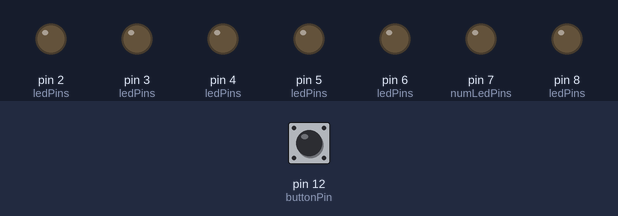
The sketch below on a simulated Arduino Uno, built with avr-gcc and run on an emulated ATmega328P. Shown: output pins drawn as LEDs (lit = HIGH). The inputs (shaded band) are chosen by the test bench; at power-on: pin 12 (buttonPin) LOW. Random numbers use the default seed unless the sketch sets one.

Above: at 1.2 s.
1.3 s: pin 12 (buttonPin) pulled HIGH for 0.15 s
At 3.8 s:
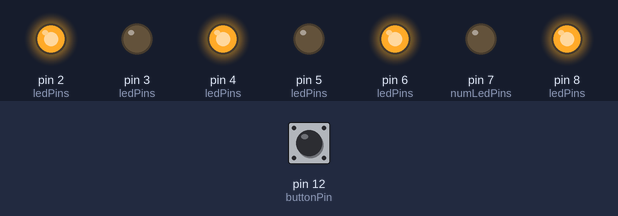
4.3 s: pin 12 (buttonPin) pulled HIGH for 1 s
At 5.8 s:
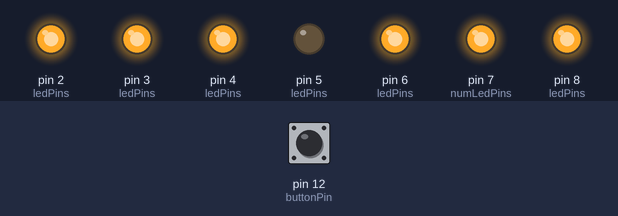
7.3 s: pin 12 (buttonPin) pulled HIGH for 3.2 s
At 9.6 s:
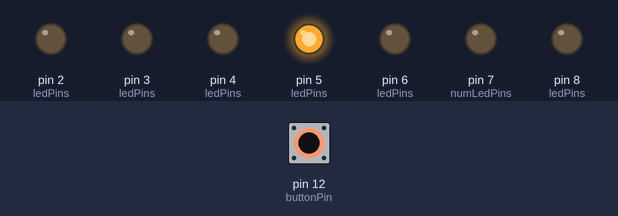
Timing chart, 0 to 11.1 s (numbered marks = the images above; inputs shaded):
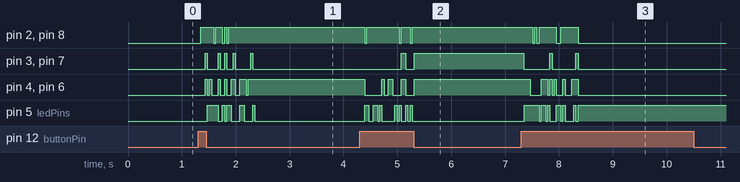

Measured:
- after the input at 1.3 s, pin 2 (ledPins), pin 8 (ledPins): goes HIGH 0.24 s, LOW 0.04 s, HIGH 0.12 s, LOW 0.04 s, HIGH 0.04 s, LOW 0.04 s, then HIGH, starting after 0.05 s
- after the input at 4.3 s, pin 2 (ledPins), pin 8 (ledPins): goes LOW 0.04 s, HIGH 0.60 s, LOW 0.04 s, HIGH 0.16 s, LOW 0.04 s, then HIGH, starting after 0.09 s; pin 3 (ledPins), pin 7 (numLedPins): LOW → HIGH after 0.77 s, → LOW 0.08 s later, → HIGH 0.16 s later
- after the input at 7.3 s, pin 2 (ledPins), pin 8 (ledPins): goes LOW 0.04 s, HIGH 0.04 s, LOW 0.04 s, HIGH 0.32 s, LOW 0.08 s, HIGH 0.32 s, then LOW, starting after 0.21 s; pin 3 (ledPins), pin 7 (numLedPins): alternates HIGH for 0.04 s and LOW for 0.46 s, 5 changes in all, then stays LOW, starting after 0.05 s

The sketch:

ArduinoDice.ino
```cpp
// Define the GPIO pins each light is connected to.
int leftTop = 2;
int leftMiddle = 3;
int leftBottom = 4;
int middleMiddle = 5;
int rightTop = 6;
int rightMiddle = 7;
int rightBottom = 8;

// Save them in an array so we can easily iterate all of them.
int ledPins[] = {
  leftTop,
  leftMiddle,
  leftBottom,
  middleMiddle,
  rightTop,
  rightMiddle,
  rightBottom
};

int numLedPins = 7;

// Create arrays that hold which pins are part of which dice rolls.
int one[] = { middleMiddle };
int two[] = { leftTop, rightBottom };
int three[] = { leftTop, middleMiddle, rightBottom };
int four[] = { leftTop, leftBottom, rightTop, rightBottom };
int five[] = { leftTop, leftBottom, middleMiddle, rightTop, rightBottom };
int six[] = { leftTop, leftMiddle, leftBottom, rightTop, rightMiddle, rightBottom };

// All possible rolls.
int* rolls[] = { one, two, three, four, five, six };

// The pin the button is connected to.
int buttonPin = 12;

void setup() {

  // Setup the button as an input.
  pinMode(buttonPin, INPUT);

  // Set all LED pins as outputs.
  for(int i = 0; i < numLedPins; i++) {
    pinMode(ledPins[i], OUTPUT);
  }
}

// These are all used for debouncing the button.
// From here: https://www.arduino.cc/en/Tutorial/Debounce
int currentButtonState = 0;
int buttonState = 0;
int lastButtonState = 0;
long debounceDelay = 50;
long lastDebounceTime = 0;

// the loop function runs over and over again forever
void loop() {

  currentButtonState = digitalRead(buttonPin);

  if(currentButtonState != lastButtonState) {
    lastDebounceTime = millis();
  }

  if((millis() - lastDebounceTime) > debounceDelay) {

    if(currentButtonState != buttonState) {
      buttonState = currentButtonState;

      if(buttonState == HIGH) {
        shuffle();
        roll();
      }
    }
  }

  lastButtonState = currentButtonState;
}

/*
 * Rolls a dice by randomly choosing a number and
 * lighting up the appropriate LEDs.
 */
void roll() {

  // Randomly pick a dice roll.
  int number = random(0, 6);

  // Grab the pins that make up this roll.
  int* rollPins = rolls[number];

  // Turn off all LEDs.
  for(int i = 0; i < numLedPins; i++) {
    digitalWrite(ledPins[i], LOW);
  }

  // Turn on the LEDs that repesent the dice roll.
  for(int i = 0; i < number + 1; i++) {
    digitalWrite(rollPins[i], HIGH);
  }
}

/*
 * Animates the dice by rolling them several times.
 */
void shuffle() {
  for(int i = 0; i < 25; i++) {
    roll();
    delay(40);
  }
}
```
